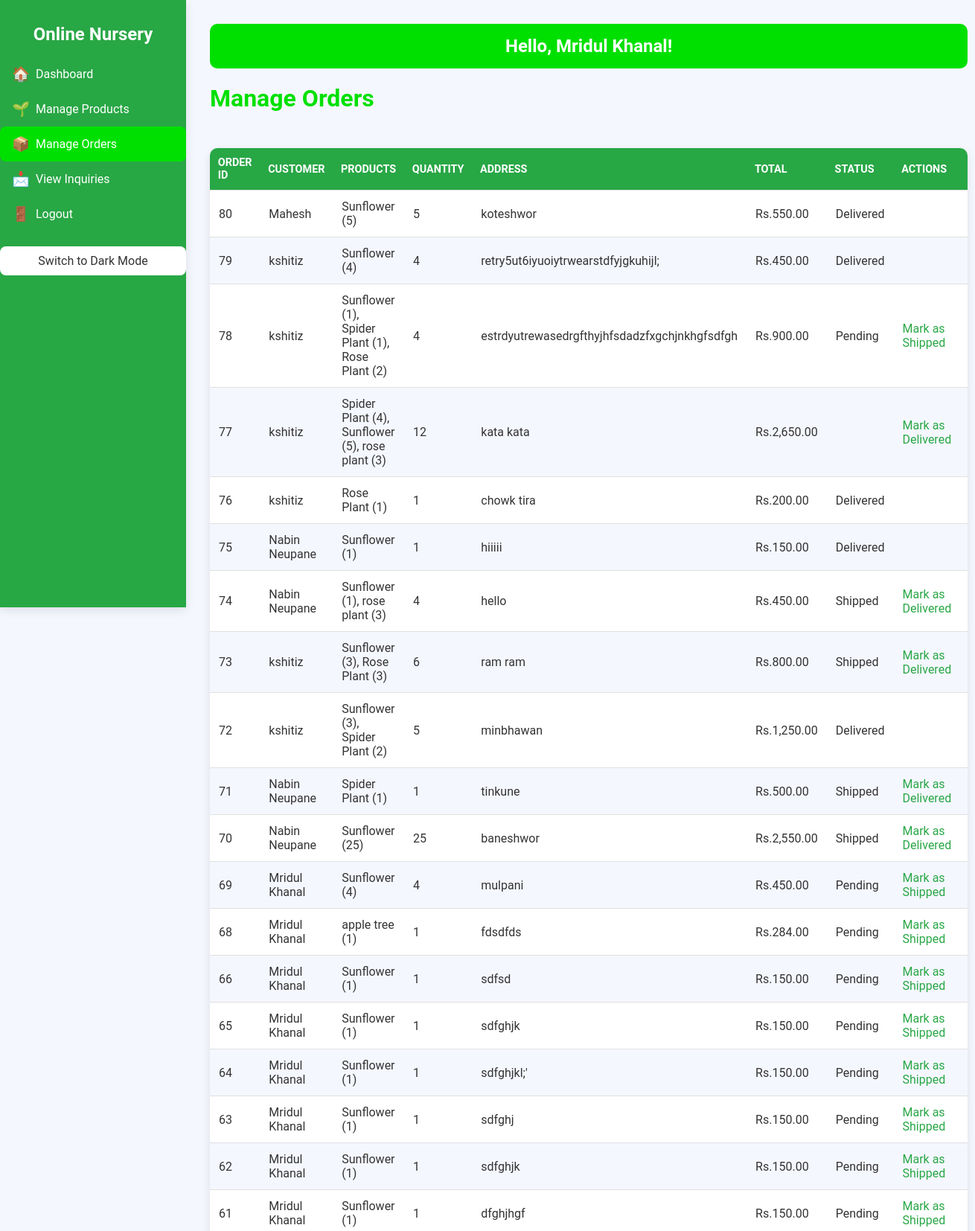
Page /admin/admin_orders.php (signed in, upper part) on the committed database.
### tables this page shows
CREATE TABLE `users` (
  `id` int(11) NOT NULL AUTO_INCREMENT,
  `name` varchar(255) NOT NULL,
  `email` varchar(255) NOT NULL,
  `password` varchar(255) NOT NULL,
  `confirm_password` varchar(100) DEFAULT NULL,
  `role` enum('admin','customer') DEFAULT 'customer',
  `created_at` timestamp NOT NULL DEFAULT current_timestamp(),
  PRIMARY KEY (`id`),
  UNIQUE KEY `email` (`email`),
  UNIQUE KEY `email_2` (`email`),
  CONSTRAINT `chk_email_format` CHECK (`email` regexp '^[a-zA-Z0-9][a-zA-Z0-9._%+-]{0,62}[a-zA-Z0-9]@[a-zA-Z]+\\.[a-zA-Z]{2,63}$')
);

CREATE TABLE `orders` (
  `id` int(11) NOT NULL AUTO_INCREMENT,
  `user_id` int(11) NOT NULL,
  `total_amount` decimal(10,2) NOT NULL,
  `delivery_address` text NOT NULL,
  `status` enum('Pending','Shipped','Delivered') DEFAULT 'Pending',
  `order_date` timestamp NOT NULL DEFAULT current_timestamp(),
  PRIMARY KEY (`id`),
  KEY `user_id` (`user_id`),
  KEY `idx_orders_date_status` (`order_date`,`status`),
  CONSTRAINT `orders_ibfk_1` FOREIGN KEY (`user_id`) REFERENCES `users` (`id`) ON DELETE CASCADE
);

### admin/admin_orders.php (the view, shortened to what this page needs)
<?php
include '../php/db_connect.php';
$user_id = $_SESSION['user_id'];
$sql = "SELECT name FROM users WHERE id = ?";
$stmt = $conn->prepare($sql);
$stmt->bind_param("i", $user_id);
$stmt->execute();
$user = $stmt->get_result()->fetch_assoc();
$admin_name = $user['name'] ?: 'Admin';
?>
<!DOCTYPE html>
<html lang="en">
<head>
    <link rel="stylesheet" href="../css/admin.css">
</head>
<body>
    <div class="sidebar">
        <div class="sidebar-header">
            <h2>Online Nursery</h2>
        </div>
        <nav>
            <a href="admin_dashboard.php"><span class="icon">🏠</span> Dashboard</a>
            <a href="admin_products.php"><span class="icon">🌱</span> Manage Products</a>
            <a href="admin_orders.php" class="active"><span class="icon">📦</span> Manage Orders</a>
            <a href="admin_inquiries.php"><span class="icon">📩</span> View Inquiries</a>
            <a href="../php/logout.php"><span class="icon">🚪</span> Logout</a>
        </nav>
        <div class="theme-switcher"><span class="icon">🌙</span> <span>Switch Theme</span></div>
    </div>
    <div class="main-content">
        <div class="welcome-message">
            <h2>Hello, <?php echo htmlspecialchars($admin_name); ?>!</h2>
        </div>
        <h1>Manage Orders</h1>
        <table id="orders-table">
            <thead>
                <tr>
                    <th>Order ID</th>
                    <th>Customer</th>
                    <th>Products</th>
                    <th>Quantity</th>
                    <th>Address</th>
                    <th>Total</th>
                    <th>Status</th>
                    <th>Actions</th>
                </tr>
            </thead>
            <tbody>
                <?php
                $sql = "SELECT
                            o.id,
                            o.total_amount,
                            o.status,
                            o.delivery_address,
                            u.name AS customer_name,
                            GROUP_CONCAT(CONCAT(p.name, ' (', oi.quantity, ')') SEPARATOR ', ') AS products,
                            SUM(oi.quantity) AS total_quantity
                        FROM orders o
                        JOIN users u ON o.user_id = u.id
                        LEFT JOIN order_items oi ON o.id = oi.order_id
                        LEFT JOIN products p ON oi.product_id = p.id
                        GROUP BY o.id, o.total_amount, o.status, o.delivery_address, u.name
                        ORDER BY o.id DESC";
                $result = $conn->query($sql);
                while ($row = $result->fetch_assoc()) {
                    echo "<tr>";
                    echo "<td>" . $row['id'] . "</td>";
                    echo "<td>" . htmlspecialchars($row['customer_name']) . "</td>";
                    echo "<td>" . (htmlspecialchars($row['products']) ?: 'No items') . "</td>";
                    echo "<td>" . ($row['total_quantity'] ?: '0') . "</td>";
                    echo "<td>" . (htmlspecialchars($row['delivery_address']) ?: 'No address') . "</td>";
                    echo "<td>Rs." . number_format($row['total_amount'], 2) . "</td>";
                    echo "<td>" . $row['status'] . "</td>";
                    echo "<td>";
                    if ($row['status'] != 'Delivered') {
                        $next_status = ($row['status'] == 'Pending') ? 'Shipped' : 'Delivered';
                        echo "<a href='update_order.php?order_id=" . $row['id'] . "&status=" . $next_status . "'>Mark as $next_status</a>";
                    }
                    echo "</td>";
                    echo "</tr>";
                }
                ?>
            </tbody>
        </table>
    </div>
</body>
</html>

### css/admin.css (style rules this page uses)
:root { --background: #f5f7ff; --card-bg: #ffffff; --text: #333333; --sidebar-bg: #28a745; --primary: rgb(0, 224, 0); --secondary: #3e4c98; --border: #e0e0e0; --shadow: 0 4px 12px rgba(0, 0, 0, 0.1); --input-focus: #e6f7e6; --transition: all 0.3s ease; }
body { font-family: 'Roboto', Arial, sans-serif; margin: 0; padding: 0; background: var(--background); color: var(--text); display: flex; }
.sidebar { width: 250px; background: var(--sidebar-bg); color: white; height: 100vh; position: fixed; top: 0; left: 0; padding-top: 1em; box-shadow: var(--shadow); transition: width 0.3s ease; }
.sidebar-header { padding: 1em; text-align: center; }
.sidebar-header h2 { margin: 0; font-size: 1.5em; color: white; }
.sidebar nav { display: flex; flex-direction: column; }
.sidebar nav a { color: white; text-decoration: none; padding: 0.75em 1em; display: flex; align-items: center; gap: 0.5em; border-radius: 8px; transition: background 0.3s; }
.sidebar nav a:hover, .sidebar nav a.active { background: var(--primary); }
.sidebar nav a .icon { font-size: 1.2em; }
.theme-switcher { margin-top: 20px; padding: 10px; background: var(--card-bg); color: var(--text); border-radius: 8px; cursor: pointer; text-align: center; display: flex; align-items: center; justify-content: center; gap: 8px; font-size: 1em; transition: all 0.3s ease; }
.main-content { margin-left: 250px; padding: 2em; width: calc(100% - 250px); transition: margin-left 0.3s ease, width 0.3s ease; }
.welcome-message { background: var(--primary); color: white; padding: 1em; border-radius: 10px; margin-bottom: 1em; text-align: center; }
.welcome-message h2 { margin: 0; font-size: 1.5em; }
h1 { color: var(--primary); margin-bottom: 1.5em; font-size: 2em; font-weight: 600; }
table { width: 100%; border-collapse: collapse; background: var(--card-bg); border-radius: 10px; overflow: hidden; box-shadow: var(--shadow); margin-bottom: 2em; }
thead { background: #28a745; color: rgb(255, 255, 255); }
th, td { padding: 0.75em; text-align: left; border-bottom: 1px solid var(--border); }
th { font-weight: 600; text-transform: uppercase; font-size: 0.9em; }
tbody tr:nth-child(even) { background: var(--background); }
td a { color: #28a745; text-decoration: none; margin-right: 10px; }

### rows in the picture
users: name "Mridul Khanal"
orders: id "80", user.name "Mahesh", products "Sunflower (5)", total_quantity "5", delivery_address "koteshwor", total_amount "550.00", status "Delivered"
orders: id "79", user.name "kshitiz", products "Sunflower (4)", total_quantity "4", delivery_address "retry5ut6iyuoiytrwearstdfyjgkuhijl;", total_amount "450.00", status "Delivered"
orders: id "78", user.name "kshitiz", products "Sunflower (1), Spider Plant (1), Rose Plant (2)", total_quantity "4", delivery_address "estrdyutrewasedrgfthyjhfsdadzfxgchjnkhgfsdfgh", total_amount "900.00", status "Pending", status "Shipped"
orders: id "77", user.name "kshitiz", products "Spider Plant (4), Sunflower (5), rose plant (3)", total_quantity "12", delivery_address "kata kata", total_amount "2,650.00", status "Delivered"
orders: id "76", user.name "kshitiz", products "Rose Plant (1)", total_quantity "1", delivery_address "chowk tira", total_amount "200.00", status "Delivered"
orders: id "75", user.name "Nabin Neupane", products "Sunflower (1)", total_quantity "1", delivery_address "hiiiii", total_amount "150.00", status "Delivered"
orders: id "74", user.name "Nabin Neupane", products "Sunflower (1), rose plant (3)", total_quantity "4", delivery_address "hello", total_amount "450.00", status "Shipped", status "Delivered"
orders: id "73", user.name "kshitiz", products "Sunflower (3), Rose Plant (3)", total_quantity "6", delivery_address "ram ram", total_amount "800.00", status "Shipped", status "Delivered"
orders: id "72", user.name "kshitiz", products "Sunflower (3), Spider Plant (2)", total_quantity "5", delivery_address "minbhawan", total_amount "1,250.00", status "Delivered"
orders: id "71", user.name "Nabin Neupane", products "Spider Plant (1)", total_quantity "1", delivery_address "tinkune", total_amount "500.00", status "Shipped", status "Delivered"
orders: id "70", user.name "Nabin Neupane", products "Sunflower (25)", total_quantity "25", delivery_address "baneshwor", total_amount "2,550.00", status "Shipped", status "Delivered"
orders: id "69", user.name "Mridul Khanal", products "Sunflower (4)", total_quantity "4", delivery_address "mulpani", total_amount "450.00", status "Pending", status "Shipped"
orders: id "68", user.name "Mridul Khanal", products "apple tree (1)", total_quantity "1", delivery_address "fdsdfds", total_amount "284.00", status "Pending", status "Shipped"
orders: id "66", user.name "Mridul Khanal", products "Sunflower (1)", total_quantity "1", delivery_address "sdfsd", total_amount "150.00", status "Pending", status "Shipped"
orders: id "65", user.name "Mridul Khanal", products "Sunflower (1)", total_quantity "1", delivery_address "sdfghjk", total_amount "150.00", status "Pending", status "Shipped"
orders: id "64", user.name "Mridul Khanal", products "Sunflower (1)", total_quantity "1", delivery_address "sdfghjkl;'", total_amount "150.00", status "Pending", status "Shipped"
orders: id "63", user.name "Mridul Khanal", products "Sunflower (1)", total_quantity "1", delivery_address "sdfghj", total_amount "150.00", status "Pending", status "Shipped"
orders: id "62", user.name "Mridul Khanal", products "Sunflower (1)", total_quantity "1", delivery_address "sdfghjk", total_amount "150.00", status "Pending", status "Shipped"
orders: id "61", user.name "Mridul Khanal", products "Sunflower (1)", total_quantity "1", delivery_address "dfghjhgf", total_amount "150.00", status "Pending", status "Shipped"
